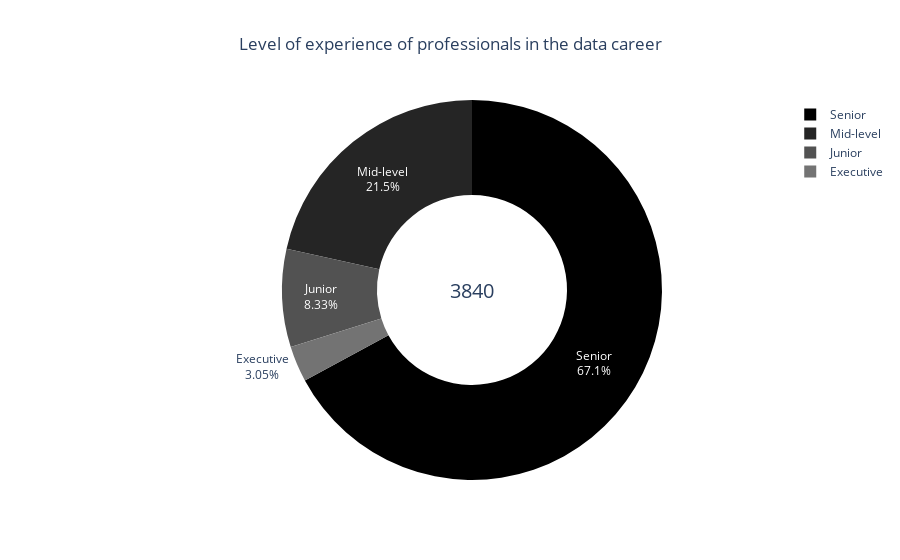

Source (notebook cell):
### Code cell
# Replace abbreviations in "experience_level" column with full words
data = df["experience_level"].replace(
    {"SE": "Senior", "MI": "Mid-level", "EN": "Junior", "EX": "Executive"}
)

# Get counts of unique values in "data"
unique_values = data.value_counts()

# Get frequency of values and the corresponding labels
freq = unique_values.values
labels = unique_values.index.values

# Get sum of total experience levels
total = sum(freq)

# Create the annotation with the total value
annotation = dict(font=dict(size=20), showarrow=False, text=str(total), x=0.5, y=0.5)

# Create the annotation with the total value
data = [
    go.Pie(
        labels=labels,
        values=freq,
        hole=0.5,
        marker=dict(colors=list(reversed(colors.sequential.Greys))),
        textinfo="percent+label",
        insidetextorientation="auto",
        hoverinfo="label+value",
    )
]

# Create the layout of the graph
layout = go.Layout(
    title={
        "text": "Level of experience of professionals in the data career",
        "x": 0.5,
        # "xanchor": "center",
    },
    # width=700,
    # height=700,
    annotations=[annotation],
)

# Create the figure
fig = go.Figure(data=data, layout=layout)

# Show the graph
fig.show()

### Figure 1 — Plotly figure (JSON) as saved in the notebook; plotly's stock layout.template omitted (floating-point values rounded to 4 significant figures)
{"data": [{"hole": 0.5, "hoverinfo": "label+value", "insidetextorientation": "auto", "labels": ["Senior", "Mid-level", "Junior", "Executive"], "marker": {"colors": ["rgb(0,0,0)", "rgb(37,37,37)", "rgb(82,82,82)", "rgb(115,115,115)", "rgb(150,150,150)", "rgb(189,189,189)", "rgb(217,217,217)", "rgb(240,240,240)", "rgb(255,255,255)"]}, "textinfo": "percent+label", "type": "pie", "values": [2577, 826, 320, 117]}], "layout": {"annotations": [{"font": {"size": 20}, "showarrow": false, "text": "3840", "x": 0.5, "y": 0.5}], "title": {"text": "Level of experience of professionals in the data career", "x": 0.5}}}
